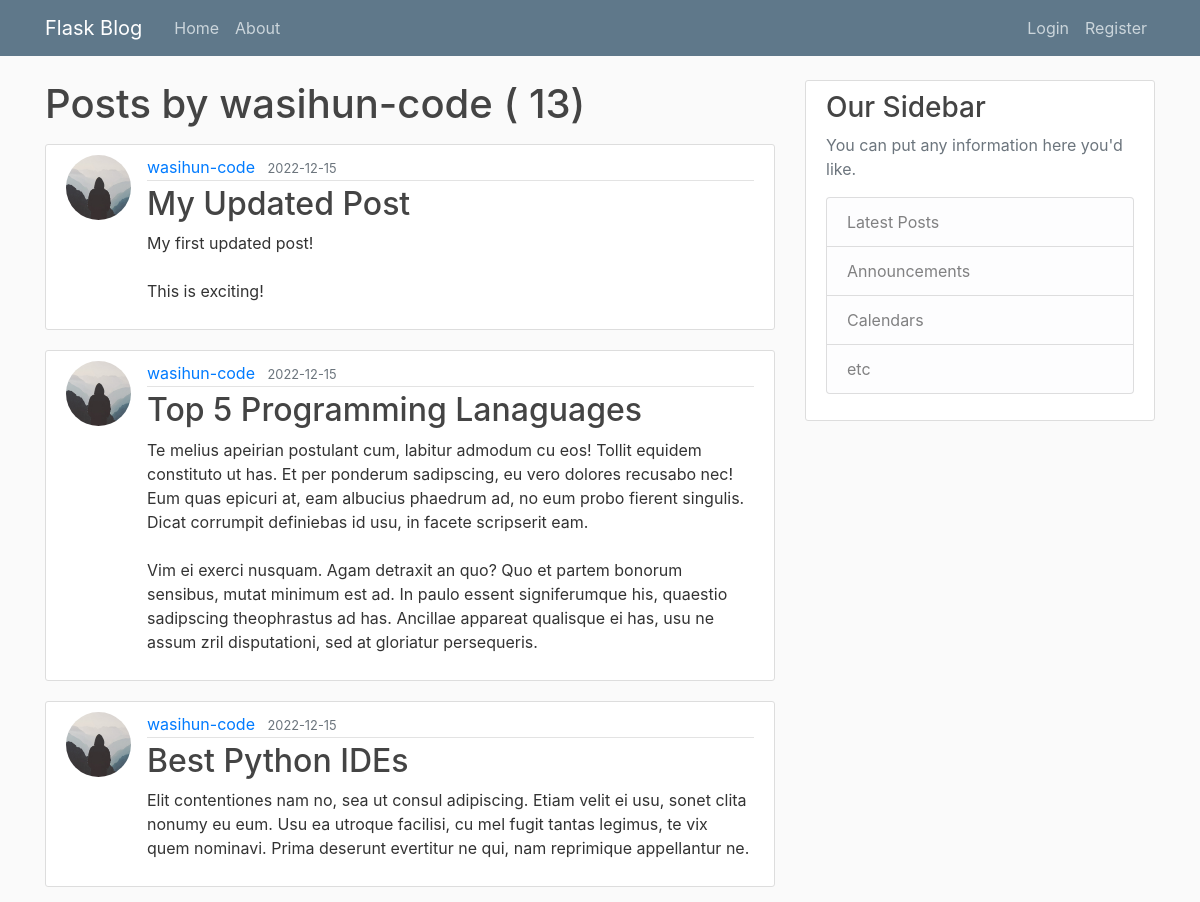
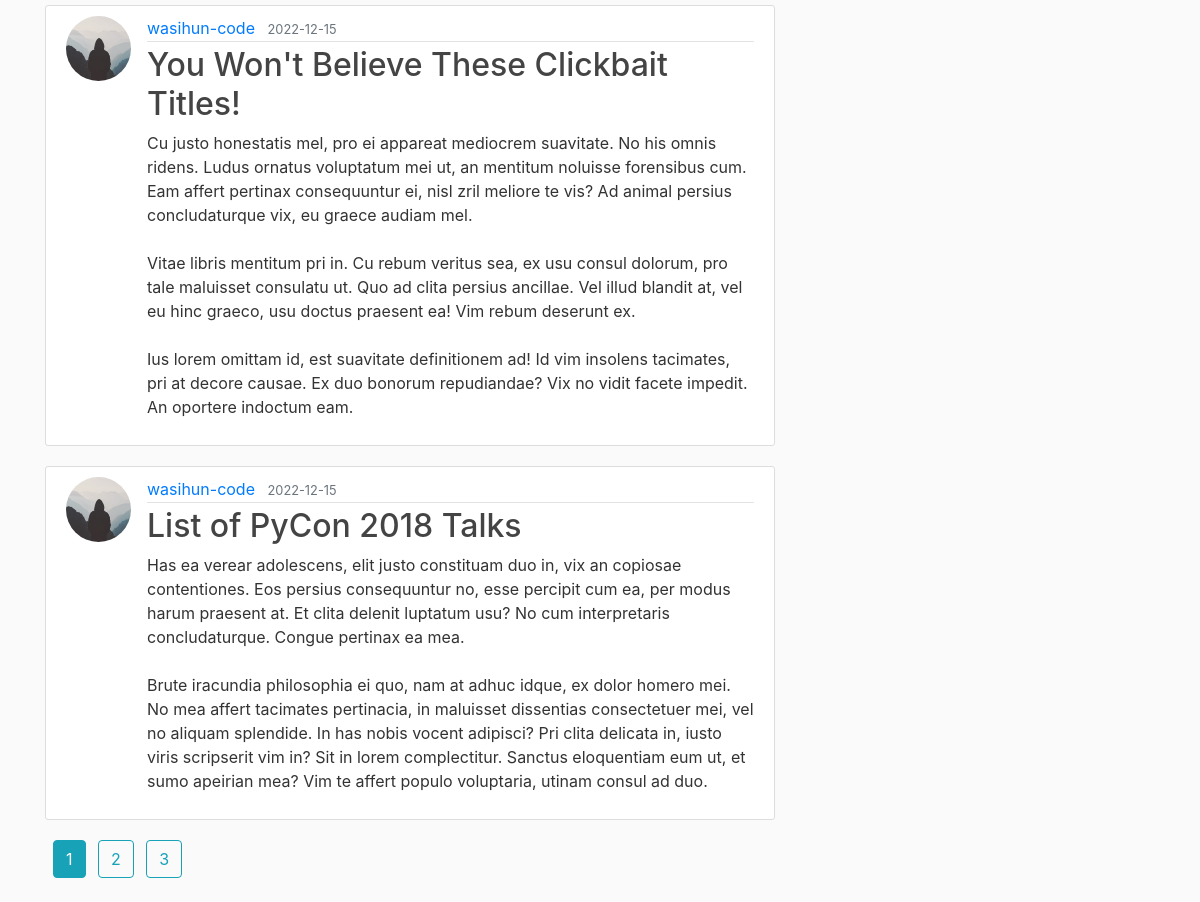
The app's page /user/wasihun-code, older data (2 pictures, top to bottom).
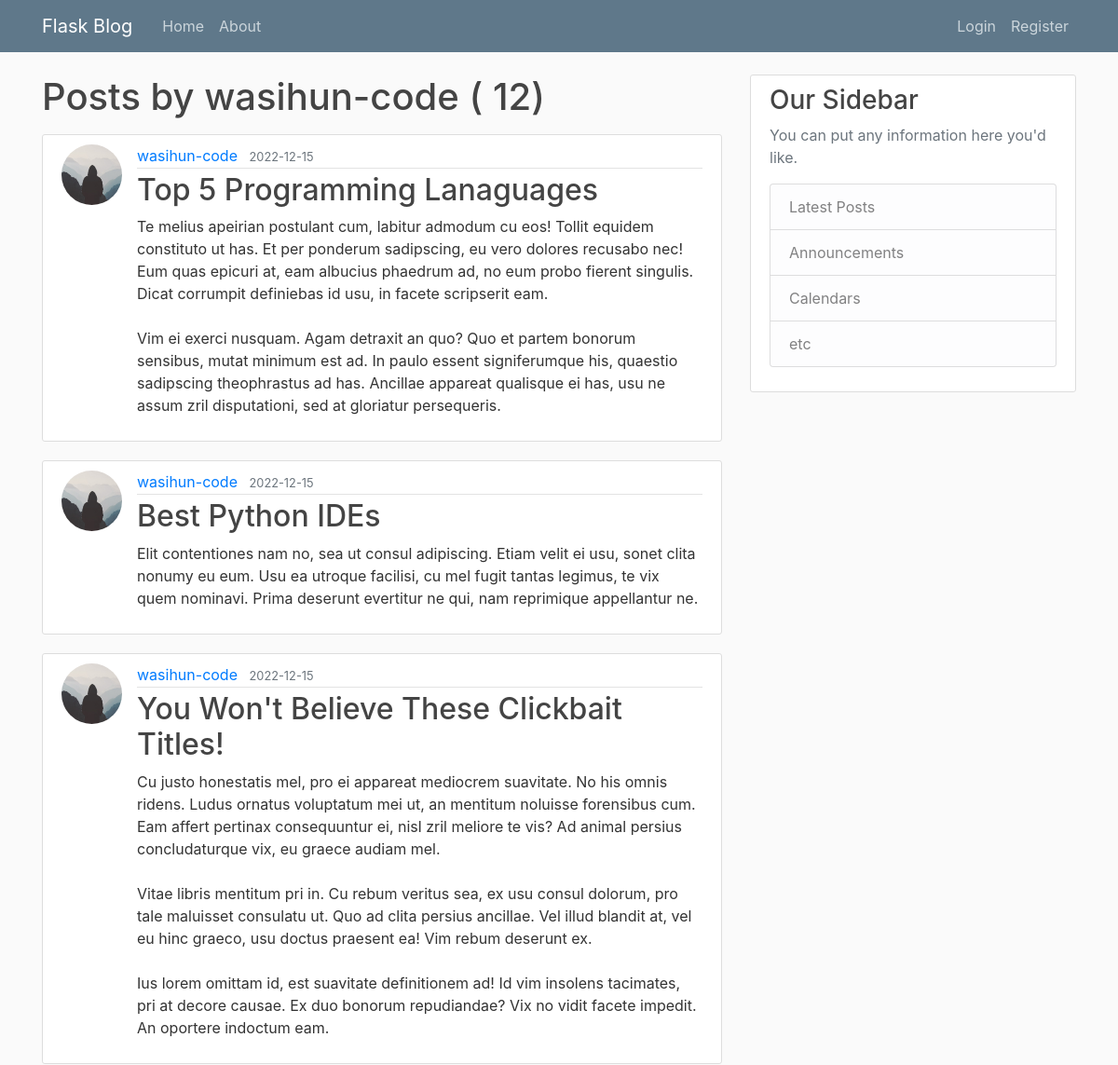
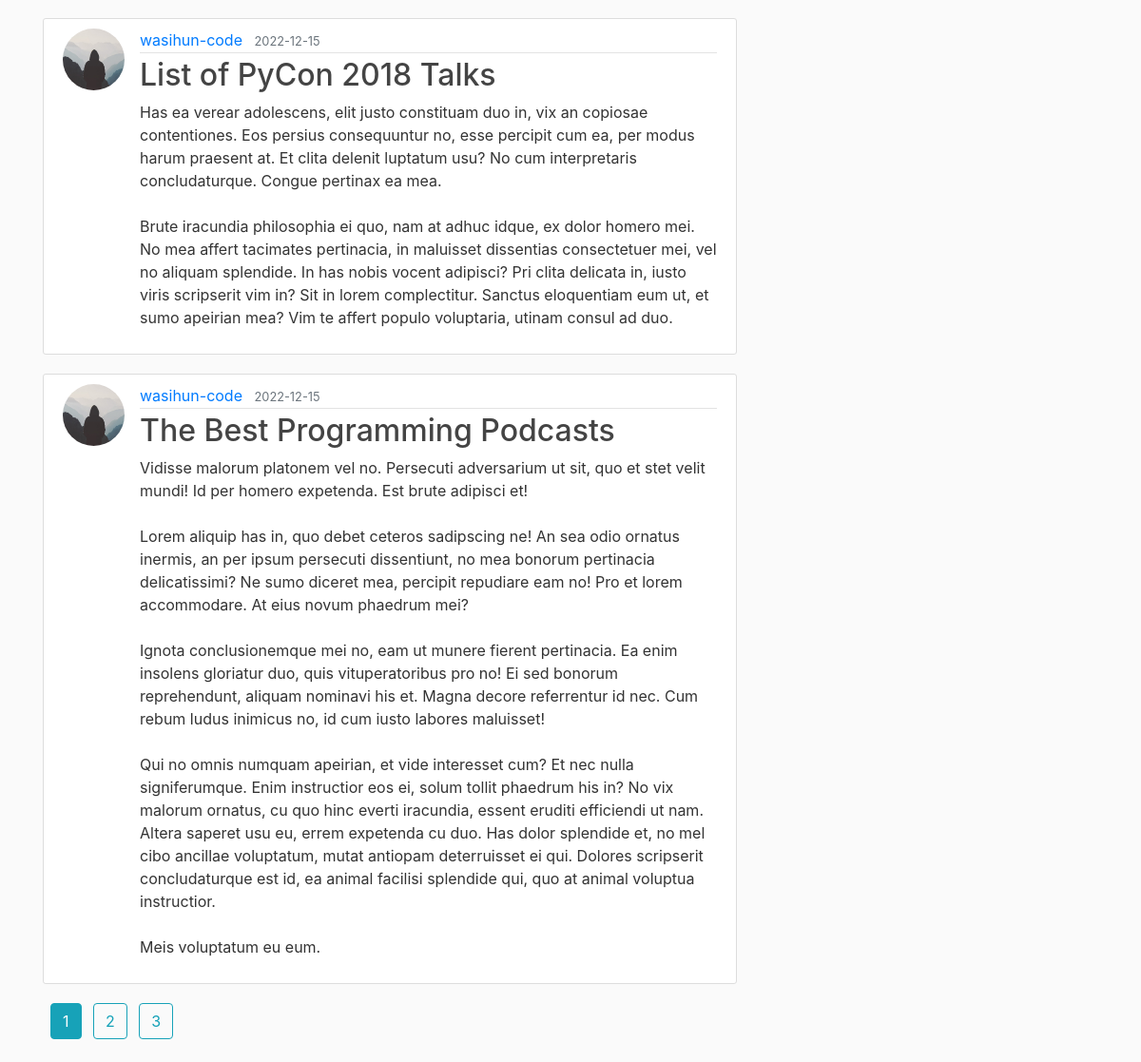
The same page, newer data (2 pictures, top to bottom).
### flaskblog/models.py (models this page shows, shortened)
class Post(db.Model):
    id = db.Column(db.Integer, primary_key=True)
    title = db.Column(db.String(100), nullable=False, unique=True)
    date_posted = db.Column(db.DateTime, nullable=False, default=datetime.utcnow())
    content = db.Column(db.Text, nullable=False)
    user_id = db.Column(db.Integer, db.ForeignKey("user.id"), nullable=False)

class User(db.Model, UserMixin):
    id = db.Column(db.Integer, primary_key=True)
    username = db.Column(db.String(20), unique=True, nullable=False)
    email = db.Column(db.String(120), unique=True, nullable=False)
    password = db.Column(db.String(60), nullable=False)
    image = db.Column(
        db.String(20),
        nullable=False,
        default="default.jpg",
    )
    posts = db.relationship("Post", backref="author", lazy=True)

### flaskblog/users/routes.py (the view)
@users.route("/user/<string:username>")
def user_posts(username):
    page = request.args.get('page', 1, type=int)
    user = User.query.filter_by(username=username).first_or_404()
    posts = Post.query.filter_by(author=user)\
        .order_by(Post.date_posted.desc())\
        .paginate(page=page, per_page=5)
    return render_template('user_posts.html', posts=posts, user=user)

### flaskblog/templates/user_posts.html (shortened to what this page needs)
{% extends 'layout.html' %}
{% block content %}
    <h1 class="mb-3"> Posts by {{ user.username }} ( {{ posts.total}}) </h1>
    {% for post in posts %}
        <article class="media content-section">
            <img class="rounded-circle article-img"
                src="{{url_for('static', filename='profile_pictures/'+post.author.image)}}" />
                <div class="media-body">
                    <div class="article-metadata">
                        <a class="mr-2" href="{{ url_for('users.user_posts', username=post.author.username) }}">{{ post.author.username }}</a>
                        <small class="text-muted">{{ post.date_posted.strftime('%Y-%m-%d') }}</small>
                    </div>
                    <h2><a class="article-title" href=" {{ url_for('posts.post', post_id=post.id) }} ">
                        {{ post.title }}</a></h2>
                    <p class="article-content">{{ post.content }}</p>
                </div>
        </article>
    {% endfor %}
    {% for page_num in posts.iter_pages(left_edge=1, right_edge=1, left_current=1, right_current=2) %}
        {% if page_num %}
            {% if posts.page == page_num %}
                <a class="btn btn-info ml-2 mb-4" href={{ url_for('users.user_posts', username=user.username, page=page_num)}}> {{ page_num }} </a>
            {% else %}
                <a class="btn btn-outline-info ml-2 mb-4" href={{ url_for('users.user_posts', username=user.username, page=page_num )}}> {{ page_num }} </a>
            {% endif %}
        {% else %}
            <span class="ml-2"> ... </span>
        {% endif %}
    {% endfor %}
{% endblock content %}

Row changes from the older to the newer data that the page shows:
removed Post: image (placeholder picture), author.username "wasihun-code", date_posted "2022-12-15", title "My Updated Post", content "My first updated post! This is exciting!"
now on this page (row unchanged): Post: image (placeholder picture), author.username "wasihun-code", date_posted "2022-12-15", title "The Best Programming Podcasts", content "Vidisse malorum platonem vel no. Persecuti adversarium ut sit, quo et stet velit mundi! Id per homero expetenda. Est brute adipisci et! Lorem aliquip has in, quo debet ceteros sadipscing ne! An sea odio ornatus inermis, an per ipsum persecuti dissentiunt, no mea bonorum pertinacia delicatissimi? Ne sumo diceret mea, percipit repudiare eam no! Pro et lorem accommodare. At eius novum phaedrum mei? Ignota conclusionemque mei no, eam ut munere fierent pertinacia. Ea enim insolens gloriatur duo, quis vituperatoribus pro no! Ei sed bonorum reprehendunt, aliquam nominavi his et. Magna decore referrentur id nec. Cum rebum ludus inimicus no, id cum iusto labores maluisset! Qui no omnis numquam…"
Text that changed along with them:
{{ posts.total }}: "13" → "12"
